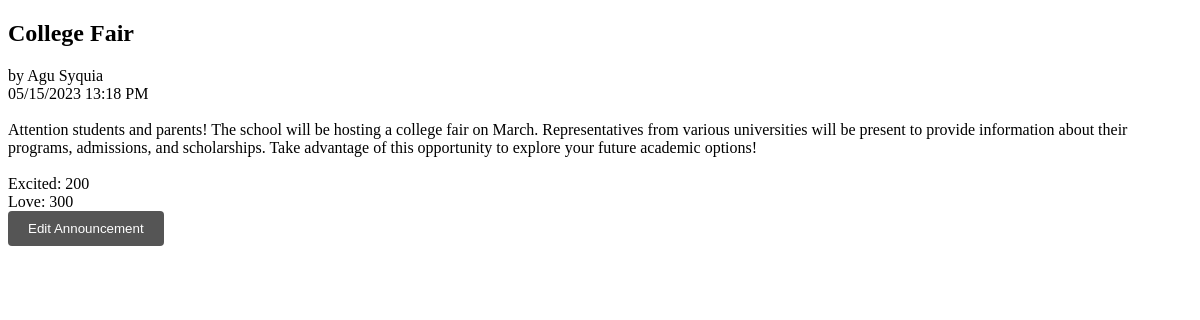
/announcements/2/details, run on the app's committed database.
### announcement_board/models.py (models this page shows, shortened)
class Announcement(models.Model):
    title = models.CharField(max_length=50)
    body = models.TextField(max_length=420)
    author = models.ForeignKey(WidgetUser, on_delete=models.CASCADE)
    pub_datetime = models.DateTimeField(auto_now_add=True)

class Reaction(models.Model):
    name = models.CharField(max_length=100)
    tally = models.IntegerField(default=0)
    announcement = models.ForeignKey(Announcement, on_delete=models.CASCADE)

### dashboard/models.py (models this page shows, shortened)
class WidgetUser(models.Model):
    first_name = models.CharField(max_length = 50)
    middle_name = models.CharField(max_length = 50)
    last_name = models.CharField(max_length = 50)
    department = models.ForeignKey(Department, on_delete = models.CASCADE)

### announcement_board/views.py (the view)
# urls.py: path('<int:pk>/details', views.AnnouncementsDetailsView.as_view(), name='announcement_details'),
class AnnouncementsDetailsView(DetailView):
    model = Announcement
    template_name = 'announcement-details.html'
    def get_context_data(self, **kwargs):
        context = super().get_context_data(**kwargs)
        context['reactions'] = Reaction.objects.all()
        return context

### announcement_board/templates/announcement-details.html (shortened to what this page needs)
{% extends 'base.html'%}
{% block content %}
    <h2>{{ object.title }}</h2>
    by {{ object.author.first_name }} {{ object.author.last_name}}<br>
    {{ object.pub_datetime|date:"m/d/Y" }} {{ object.pub_datetime|time:"H:i A" }}<br><br>
    {{ object.body }}<br><br>
    {% for reaction in reactions %}
        {% if reaction.announcement.title == object.title %}
            {{ reaction.name}}: {{ reaction.tally }}<br>
        {% endif %}
    {% endfor %}
    <button type="button" onclick="window.location.href='/announcements/{{announcement.pk}}/edit'">Edit Announcement</button>
{% endblock %}

### static/styles.css (style rules this page uses)
button { background-color: #555; color: white; padding: 10px 20px; border: none; border-radius: 4px; cursor: pointer; }
body { background-image: url("https://www.pngkey.com/png/full/979-9791878_cold-as-ice-but-has-a-warm-heart.png"); background-repeat: no-repeat; }
@media (min-width: 308px) { body { background-position: 200px 20px; } }

### data on the page
Announcement: title "College Fair", author.first_name "Agu", author.last_name "Syquia", pub_datetime "05/15/2023", pub_datetime "13:18 PM", body "Attention students and parents! The school will be hosting a college fair on March. Representatives from various universities will be present to provide information about their programs, admissions, and scholarships. Take advantage of this opportunity to explore your future academic options!"
Reaction: name "Excited", tally "200"
Reaction: name "Love", tally "300"
